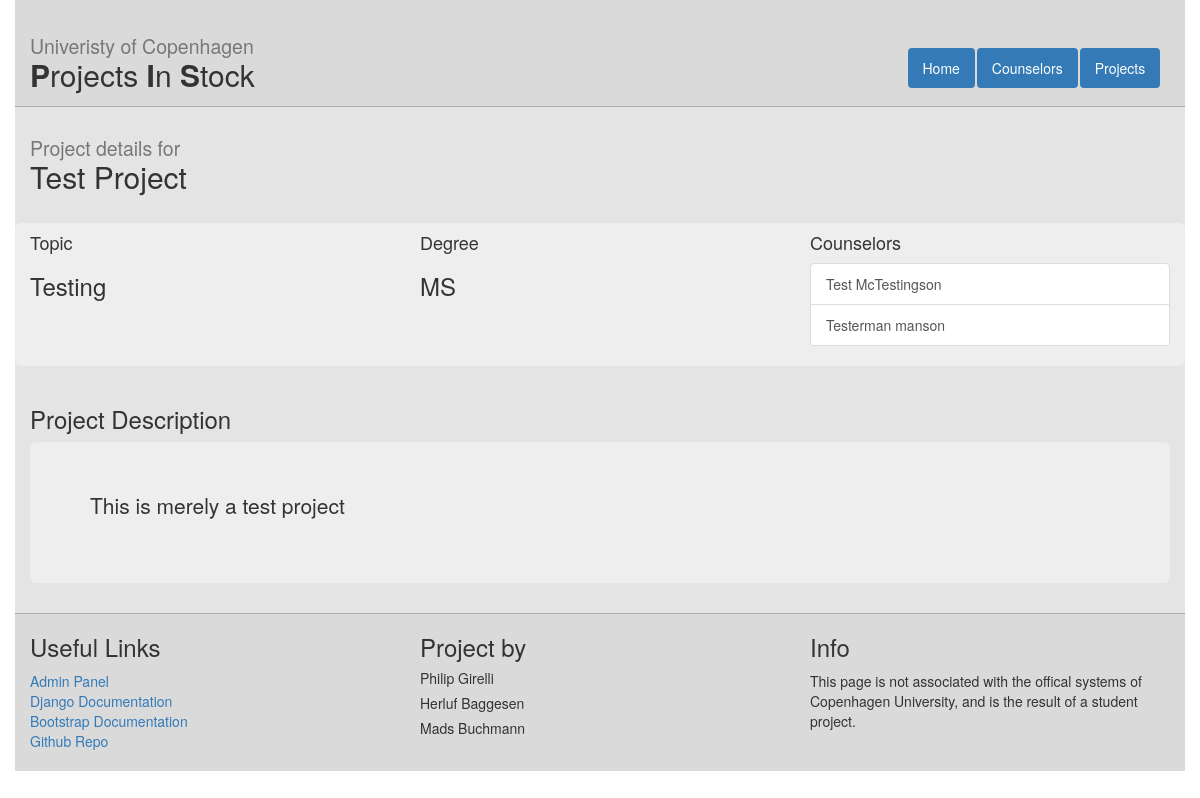
/projects/1/, run on the app's committed database.
### web/models.py (models this page shows, shortened)
class Project(models.Model):
    title = models.CharField(max_length = 120) #120 is up for discussion
    description = models.TextField()
    timestamp = models.DateTimeField(auto_now = False, auto_now_add = True)
    degree_choices = (('BSc','Bachelor'),('MS','Masters'))
    degree = models.CharField(max_length = 5, choices = degree_choices, default='BSc')
    topic = models.CharField(max_length = 120) #120 is up for discussion

class Counselor(models.Model):
    name = models.CharField(max_length=255)
    email = models.EmailField()
    study_area = models.CharField(max_length=255)
    office = models.CharField(max_length=255)
    projects = models.ManyToManyField(Project)

### web/views.py (the view)
# urls.py: url(r'^projects/(?P<project_id>[0-9]+)/$', views.project_detail, name='project_detail'),
def project_detail(request, project_id):
    proj = get_object_or_404(Project, id=project_id)
    context = {
        'project': proj
    }
    return render(request, 'web/project_detail.html', context)

### web/templates/web/project_detail.html
{%extends "web/master.html" %}
{% block content%}
  <h2><small>Project details for</small> <br />{{ project.title }}</h2>
<br />
  <div class="row info-box">
  <div class="col-md-4">
    <h4>Topic</h4>
    <h3>{{ project.topic }}</h3>
  </div>
  <div class="col-md-4">
    <h4>Degree</h4>
    <h3>{{ project.degree }}</h3>
  </div>
  <div class="col-md-4">
    <h4>Counselors</h4>
      <div class="list-group">
      {% for c in project.counselor_set.all %}
        <a class="list-group-item" href="{% url 'counselor_detail' c.id %}">{{ c.name }}</a>
      {% endfor %}
    </div>
  </div>
  </div>
  <br />
  <h3>Project Description</h3>
  <div class="jumbotron">
  <p>{{ project.description }}</p>
  </div>
{%endblock%}

### web/static/web/style.css (style rules this page uses)
html, body { height : 100%; }
.info-box { background-color : #eee; border-radius: 6px; }

### data on the page
Project: title "Test Project", topic "Testing", degree "MS", description "This is merely a test project"
Counselor: name "Test McTestingson"
Counselor: name "Testerman manson"
